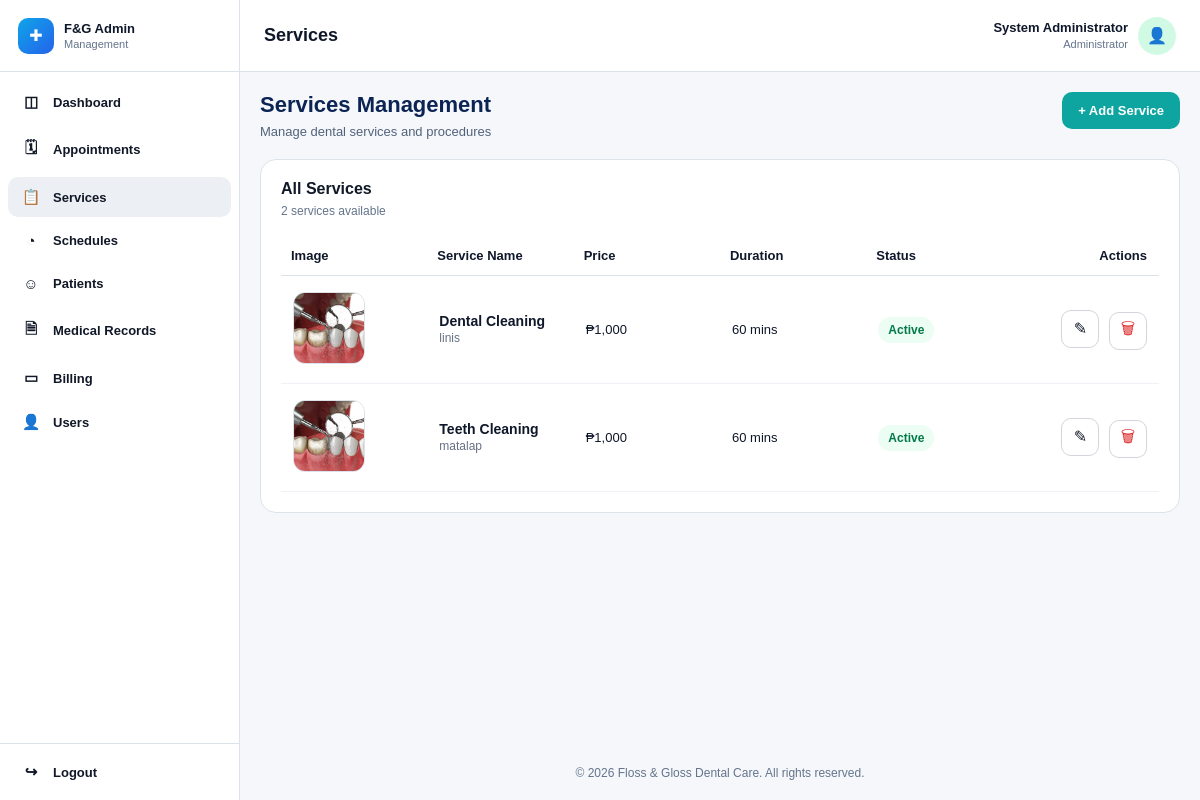
The page /admin/manage-services.php (signed in) on the database as committed earlier.
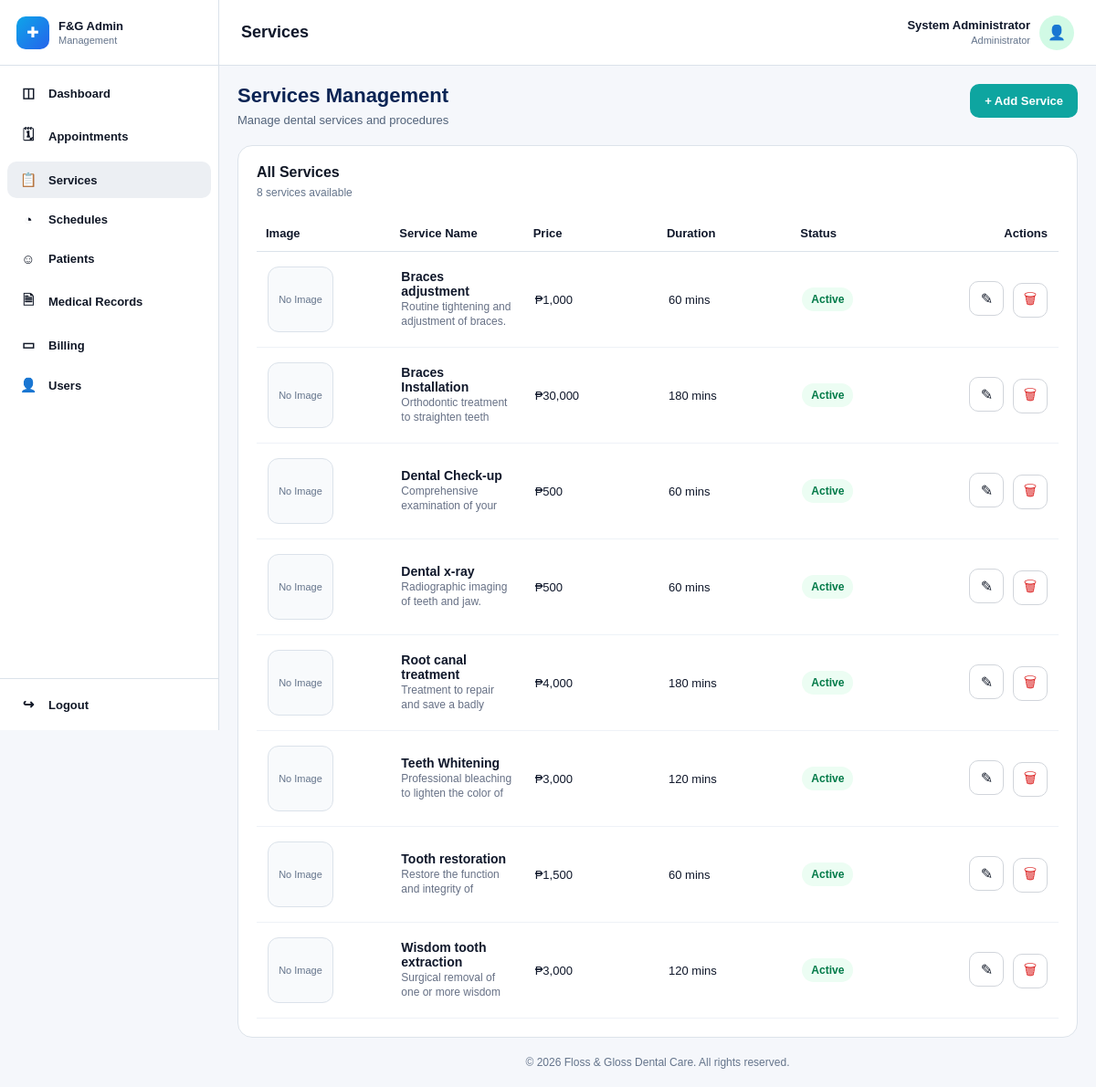
The same page on the database as committed later.
### tables this page shows
CREATE TABLE `staff_profiles` (
  `staff_id` int(11) NOT NULL,
  `user_id` int(11) NOT NULL,
  `first_name` varchar(100) NOT NULL,
  `middle_name` varchar(100) DEFAULT NULL,
  `last_name` varchar(100) NOT NULL,
  `position` varchar(100) DEFAULT NULL,
  `created_by` int(11) DEFAULT NULL,
  `created_at` timestamp NOT NULL DEFAULT current_timestamp(),
  `updated_at` timestamp NOT NULL DEFAULT current_timestamp() ON UPDATE current_timestamp()
);

CREATE TABLE `users` (
  `user_id` int(11) NOT NULL,
  `role` enum('patient','staff','system_admin','dentist') NOT NULL,
  `email` varchar(150) NOT NULL,
  `phone` varchar(20) DEFAULT NULL,
  `password_hash` varchar(255) NOT NULL,
  `account_status` enum('active','inactive','deactivated','suspended') NOT NULL DEFAULT 'active',
  `email_verified` tinyint(1) NOT NULL DEFAULT 0,
  `created_at` timestamp NOT NULL DEFAULT current_timestamp(),
  `updated_at` timestamp NOT NULL DEFAULT current_timestamp() ON UPDATE current_timestamp()
);

CREATE TABLE `services` (
  `service_id` int(11) NOT NULL,
  `service_name` varchar(150) NOT NULL,
  `description` text DEFAULT NULL,
  `image_path` varchar(255) DEFAULT NULL,
  `duration_minutes` int(11) NOT NULL DEFAULT 30,
  `price` decimal(10,2) NOT NULL DEFAULT 0.00,
  `is_active` tinyint(1) NOT NULL DEFAULT 1,
  `created_by` int(11) DEFAULT NULL,
  `created_at` timestamp NOT NULL DEFAULT current_timestamp(),
  `updated_at` timestamp NOT NULL DEFAULT current_timestamp() ON UPDATE current_timestamp()
);

### includes/auth.php (called while the page is built, shortened)
<?php
function currentRole(): string {
    return $_SESSION['role'] ?? '';
}
?>

### admin/manage-services.php (the view, shortened to what this page needs)
<?php
require_once '../config/database.php';
require_once '../includes/auth.php';
$user_id = $_SESSION['user_id'];
$admin_name = "Admin Staff";
$admin_role = "Administrator";
$admin_sql = "
    SELECT u.role, sp.first_name, sp.last_name
    FROM users u
    LEFT JOIN staff_profiles sp ON u.user_id = sp.user_id
    WHERE u.user_id = ?
    LIMIT 1
";
$admin_stmt = mysqli_prepare($conn, $admin_sql);
mysqli_stmt_bind_param($admin_stmt, "i", $user_id);
mysqli_stmt_execute($admin_stmt);
$admin_result = mysqli_stmt_get_result($admin_stmt);
if ($admin_result && mysqli_num_rows($admin_result) > 0) {
    $admin_row = mysqli_fetch_assoc($admin_result);
    $name = trim(($admin_row['first_name'] ?? '') . ' ' . ($admin_row['last_name'] ?? ''));
    if ($name !== '') {
        $admin_name = $name;
    }
    if (($admin_row['role'] ?? '') === 'system_admin') {
        $admin_role = 'Administrator';
    } elseif (($admin_row['role'] ?? '') === 'staff') {
        $admin_role = 'Staff';
    }
}
$services = [];
$services_sql = "
    SELECT service_id, service_name, description, image_path, duration_minutes, price, is_active, created_by, created_at, updated_at
    FROM services
    ORDER BY service_name ASC
";
$services_result = mysqli_query($conn, $services_sql);
if ($services_result) {
    while ($row = mysqli_fetch_assoc($services_result)) {
        $services[] = $row;
    }
}
include("../includes/admin-header.php");
include("../includes/admin-sidebar.php");
?>
<div class="main-area">
    <div class="topbar">
        <h1>Services</h1>
        <div class="admin-user">
            <div class="admin-meta">
                <strong><?php echo htmlspecialchars($admin_name); ?></strong>
                <span><?php echo htmlspecialchars($admin_role); ?></span>
            </div>
            <div class="admin-avatar">👤</div>
        </div>
    </div>
    <div class="content">
        <div class="services-top">
            <div>
                <h2>Services Management</h2>
                <p>Manage dental services and procedures</p>
            </div>
            <button type="button" class="add-btn" onclick="toggleServiceForm()">+ Add Service</button>
        </div>
        <section class="panel">
            <div id="servicesListWrap" class="services-list-wrap">
                <h3 class="section-title">All Services</h3>
                <p class="section-subtitle"><?php echo count($services); ?> services available</p>
                <div class="table-wrap">
                    <table class="services-table">
                        <thead>
                            <tr>
                                <th>Image</th>
                                <th>Service Name</th>
                                <th>Price</th>
                                <th>Duration</th>
                                <th>Status</th>
                                <th>Actions</th>
                            </tr>
                        </thead>
                        <tbody>
                            <?php if (count($services) > 0): ?>
                                <?php foreach ($services as $row): ?>
                                    <tr>
                                        <td>
                                            <?php if (!empty($row['image_path'])): ?>
                                                <img src="<?php echo htmlspecialchars($row['image_path']); ?>" alt="Service Image" class="service-thumb">
                                            <?php else: ?>
                                                <div class="service-thumb service-thumb-placeholder">No Image</div>
                                            <?php endif; ?>
                                        </td>
                                        <td>
                                            <div class="service-name"><?php echo htmlspecialchars($row['service_name']); ?></div>
                                            <div class="service-desc"><?php echo htmlspecialchars($row['description'] ?? 'No description available.'); ?></div>
                                        </td>
                                        <td>₱<?php echo number_format((float)$row['price'], 0); ?></td>
                                        <td><?php echo (int)$row['duration_minutes']; ?> mins</td>
                                        <td>
                                            <span class="status-pill <?php echo ((int)$row['is_active'] === 1) ? 'active' : 'inactive'; ?>">
                                                <?php echo ((int)$row['is_active'] === 1) ? 'Active' : 'Inactive'; ?>
                                            </span>
                                        </td>
                                        <td>
                                            <a href="edit-service.php?service_id=<?php echo (int)$row['service_id']; ?>" class="icon-btn" title="Edit">✎</a>
                                            <a href="../actions/service-actions.php?delete=<?php echo (int)$row['service_id']; ?>" class="icon-btn delete" onclick="return confirm('Delete this service? If it is already used in appointments, it will be set to inactive instead.');" title="Delete">🗑</a>
                                        </td>
                                    </tr>
                                <?php endforeach; ?>
                            <?php else: ?>
                                <tr>
                                    <td colspan="5">No services found.</td>
                                </tr>
                            <?php endif; ?>
                        </tbody>
                    </table>
                </div>
            </div>
        </section>
        <div style="flex: 1;"></div>
        <?php include("../includes/admin-footer.php"); ?>

### includes/admin-header.php (shortened to what this page needs)
<!DOCTYPE html>
<html lang="en">
<head>
</head>
<body>

### includes/admin-sidebar.php (shortened to what this page needs)
<?php
require_once '../includes/auth.php';
$current_page = basename($_SERVER['PHP_SELF']);
$role = currentRole();
?>
<div class="admin-layout">
    <aside class="sidebar">
        <div class="sidebar-top">
            <div class="sidebar-brand">
                <div class="brand-logo">✚</div>
                <div class="brand-text">
                    <h2>F&amp;G Admin</h2>
                    <p>Management</p>
                </div>
            </div>
            <nav class="sidebar-nav">
                <?php if ($role !== 'dentist'): ?>
                    <a href="admin-dashboard.php" class="<?php echo ($current_page === 'admin-dashboard.php') ? 'active' : ''; ?>">
                        <span class="nav-icon">◫</span> Dashboard
                    </a>
                <?php endif; ?>
                <?php if ($role === 'system_admin' || $role === 'staff'): ?>
                    <a href="manage-appointments.php" class="<?php echo ($current_page === 'manage-appointments.php') ? 'active' : ''; ?>">
                        <span class="nav-icon">🗓</span> Appointments
                    </a>
                    <a href="manage-services.php" class="<?php echo ($current_page === 'manage-services.php' || $current_page === 'edit-service.php') ? 'active' : ''; ?>">
                        <span class="nav-icon">📋</span> Services
                    </a>
                    <a href="manage-schedules.php" class="<?php echo ($current_page === 'manage-schedules.php') ? 'active' : ''; ?>">
                        <span class="nav-icon">◔</span> Schedules
                    </a>
                    <a href="manage-patients.php" class="<?php echo ($current_page === 'manage-patients.php') ? 'active' : ''; ?>">
                        <span class="nav-icon">☺</span> Patients
                    </a>
                    <a href="medical-records.php" class="<?php echo ($current_page === 'medical-records.php') ? 'active' : ''; ?>">
                        <span class="nav-icon">🗎</span> Medical Records
                    </a>
                    <a href="manage-billing.php" class="<?php echo ($current_page === 'manage-billing.php') ? 'active' : ''; ?>">
                        <span class="nav-icon">▭</span> Billing
                    </a>
                    <?php if ($role === 'system_admin'): ?>
                        <a href="manage-users.php" class="<?php echo ($current_page === 'manage-users.php') ? 'active' : ''; ?>">
                            <span class="nav-icon">👤</span> Users
                        </a>
                    <?php endif; ?>
                <?php endif; ?>
            </nav>
        </div>
        <div class="sidebar-bottom">
            <a href="../auth/admin-logout.php">
                <span class="nav-icon">↪</span> Logout
            </a>
        </div>
    </aside>

### includes/admin-footer.php
    <div class="site-footer">
        &copy; <?php echo date("Y"); ?> Floss &amp; Gloss Dental Care. All rights reserved.
    </div>
</body>
</html>

### includes/admin-header.php (style rules this page uses)
* { box-sizing: border-box; font-family: Arial, sans-serif; }
html, body { margin: 0; padding: 0; background: #f5f7fb; color: #0f172a; font-size: 14px; }
a { text-decoration: none; color: inherit; }
button, input, select, textarea { font: inherit; }
.site-footer { margin-top: 20px; text-align: center; color: #64748b; font-size: 12px; }

### includes/admin-sidebar.php (style rules this page uses)
.admin-layout { display: flex; min-height: 100vh; width: 100%; }
.sidebar { width: 240px; height: 100vh; position: fixed; top: 0; left: 0; background: #ffffff; border-right: 1px solid #dbe2ea; display: flex; flex-direction: column; justify-content: space-between; z-index: 1000; }
.sidebar-top { display: flex; flex-direction: column; }
.sidebar-brand { display: flex; align-items: center; gap: 10px; min-height: 72px; padding: 0 18px; border-bottom: 1px solid #dbe2ea; }
.brand-logo { width: 36px; height: 36px; border-radius: 10px; background: linear-gradient(135deg, #0ea5e9, #2563eb); display: flex; align-items: center; justify-content: center; color: #fff; font-size: 16px; }
.brand-text h2 { margin: 0; font-size: 13px; font-weight: 700; }
.brand-text p { margin: 2px 0 0; font-size: 11px; color: #64748b; }
.sidebar-nav { padding: 10px 8px; display: flex; flex-direction: column; gap: 4px; }
.sidebar-nav a, .sidebar-bottom a { display: flex; align-items: center; gap: 12px; padding: 11px 13px; border-radius: 10px; color: #111827; font-size: 13px; font-weight: 600; text-decoration: none; }
.sidebar-nav a.active { background: #eceff3; }
.nav-icon { width: 20px; text-align: center; font-size: 15px; }
.sidebar-bottom { padding: 8px; border-top: 1px solid #dbe2ea; background: #fff; }
.main-area { flex: 1; min-width: 0; margin-left: 240px; min-height: 100vh; display: flex; flex-direction: column; }

Rows that differ between the two databases and show on the page:
removed services: image_path (picture), service_name "Dental Cleaning", description "linis", price "1,000", duration_minutes "60", is_active "Active"
removed services: image_path (picture), service_name "Teeth Cleaning", description "matalap", price "1,000", duration_minutes "60", is_active "Active"
added services: shows "No Image", service_name "Braces adjustment", description "Routine tightening and adjustment of braces.", price "1,000", duration_minutes "60", is_active "Active"
added services: shows "No Image", service_name "Braces Installation", description "Orthodontic treatment to straighten teeth…", price "30,000", duration_minutes "180", is_active "Active"
added services: shows "No Image", service_name "Dental Check-up", description "Comprehensive examination of your…", price "500", duration_minutes "60", is_active "Active"
added services: shows "No Image", service_name "Dental x-ray", description "Radiographic imaging of teeth and jaw.", price "500", duration_minutes "60", is_active "Active"
added services: shows "No Image", service_name "Root canal treatment", description "Treatment to repair and save a badly…", price "4,000", duration_minutes "180", is_active "Active"
added services: shows "No Image", service_name "Teeth Whitening", description "Professional bleaching to lighten the color of…", price "3,000", duration_minutes "120", is_active "Active"
added services: shows "No Image", service_name "Tooth restoration", description "Restore the function and integrity of…", price "1,500", duration_minutes "60", is_active "Active"
added services: shows "No Image", service_name "Wisdom tooth extraction", description "Surgical removal of one or more wisdom…", price "3,000", duration_minutes "120", is_active "Active"
Other text that changed with them:
count($services): "2" → "8"
